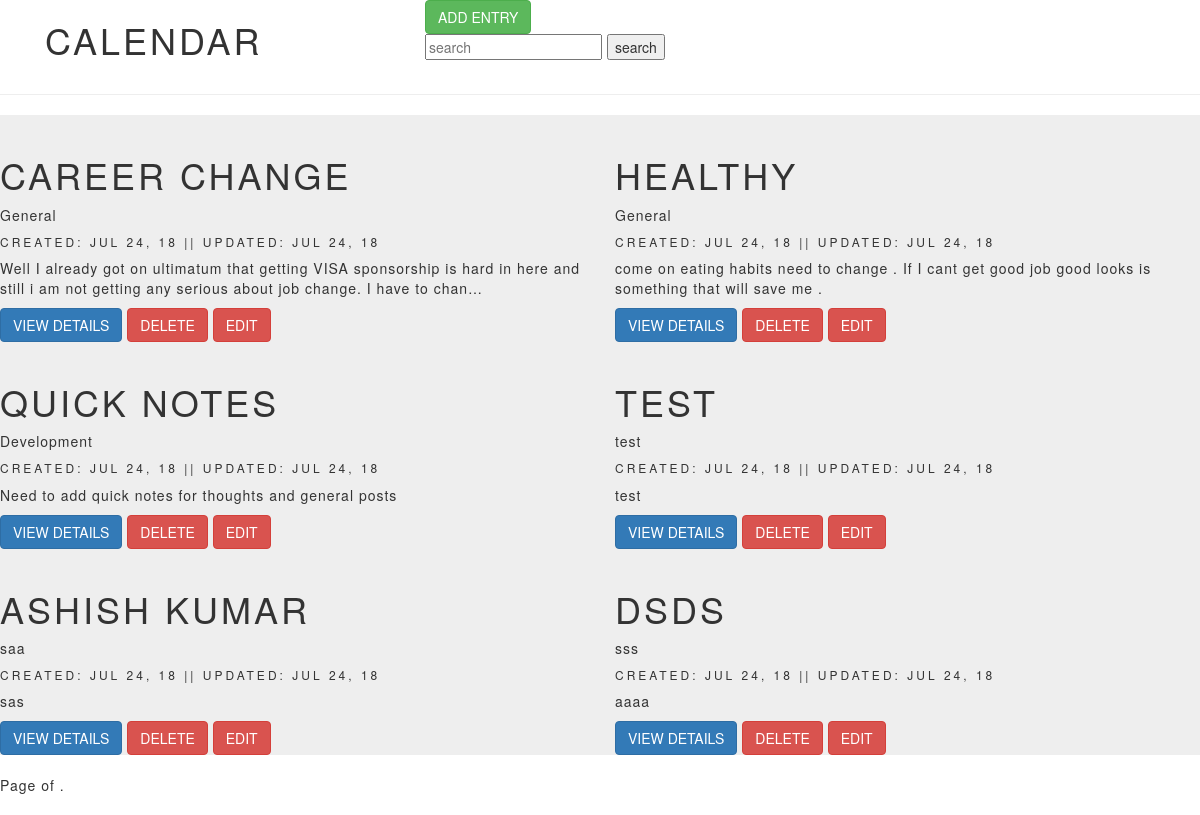
/entry/, run on the app's committed database.
### orgs/models.py (models this page shows)
class Entry(models.Model):
	name = models.CharField(max_length=200)
	type = models.CharField(max_length= 200)
	date = models.DateTimeField(auto_now= False, auto_now_add=True)
	updated = models.DateTimeField(auto_now= True, auto_now_add= False)
	description = models.TextField()

### orgs/views.py (the view)
# urls.py: path('entry/', views.index, name="index"),
def index(request):
	entries = Entry.objects.all()
	return render(request, "index.html", {'entries': entries})

### orgs/templates/index.html (shortened to what this page needs)
{% extends "base.html" %}
{% block content %}
<div class="row">
    <div class= "col-lg-4">
      <h1>calendar</h1>
    </div>
    <div class= "col-lg-8">
      <button onclick="window.location='{% url 'add' %}'"type="button" class="btn btn-success">Add Entry</button>
     <form method="GET" action=''    >
      <input type="text" name="q" placeholder="search" value="{{ request.get.q }}">
      <input type="submit" value= "search"/>
    </form>
</div>
    </div>
  </div>
	<hr/>
<div class="row">
	{% for entry in entries %}
	{% include "_calendar_entry.html" %}
	{% endfor %}
</div>
<div class="pagination">
    <span class="step-links">
        <span class="current">
            Page {{ entries.number }} of {{ entries.paginator.num_pages }}.
        </span>
    </span>
</div>
{% endblock %}

### orgs/templates/_calendar_entry.html
<div class="calendar-entry col-lg-6">
<br/s>
<h1> {{entry.name}}</h1>
<p> {{entry.type}}</p>
<h6> created: {{entry.date | date:"M d, y" }} || updated: {{entry.updated | date:"M d, y" }} </h6>
<p>{{entry.description | truncatechars:150 }}</p>
<button onclick="window.location='{% url 'details' pk=entry.id %}'" class="btn btn-primary"> View Details </button>
<button data-id="{{ entry.id }}" onclick="deleteCalendarEntry(this)" class='btn btn-danger'> Delete </button>
<button onclick="window.location='{% url 'update' pk=entry.id %}'" class='btn btn-danger'> Edit </button>
</div>

### orgs/static/css/base.css (style rules this page uses)
.calendar-entry { background-color: #eee; }

### data on the page
Entry: name "CAREER CHANGE", type "General", date "JUL 24, 18", updated "JUL 24, 18", description "Well I already got on ultimatum that getting VISA sponsorship is hard in here and still i am not getting any serious about job change. I have to chan…"
Entry: name "HEALTHY", type "General", date "JUL 24, 18", updated "JUL 24, 18", description "come on eating habits need to change . If I cant get good job good looks is something that will save me ."
Entry: name "QUICK NOTES", type "Development", date "JUL 24, 18", updated "JUL 24, 18", description "Need to add quick notes for thoughts and general posts"
Entry: name "TEST", type "test", date "JUL 24, 18", updated "JUL 24, 18", description "test"
Entry: name "ASHISH KUMAR", type "saa", date "JUL 24, 18", updated "JUL 24, 18", description "sas"
Entry: name "DSDS", type "sss", date "JUL 24, 18", updated "JUL 24, 18", description "aaaa"
